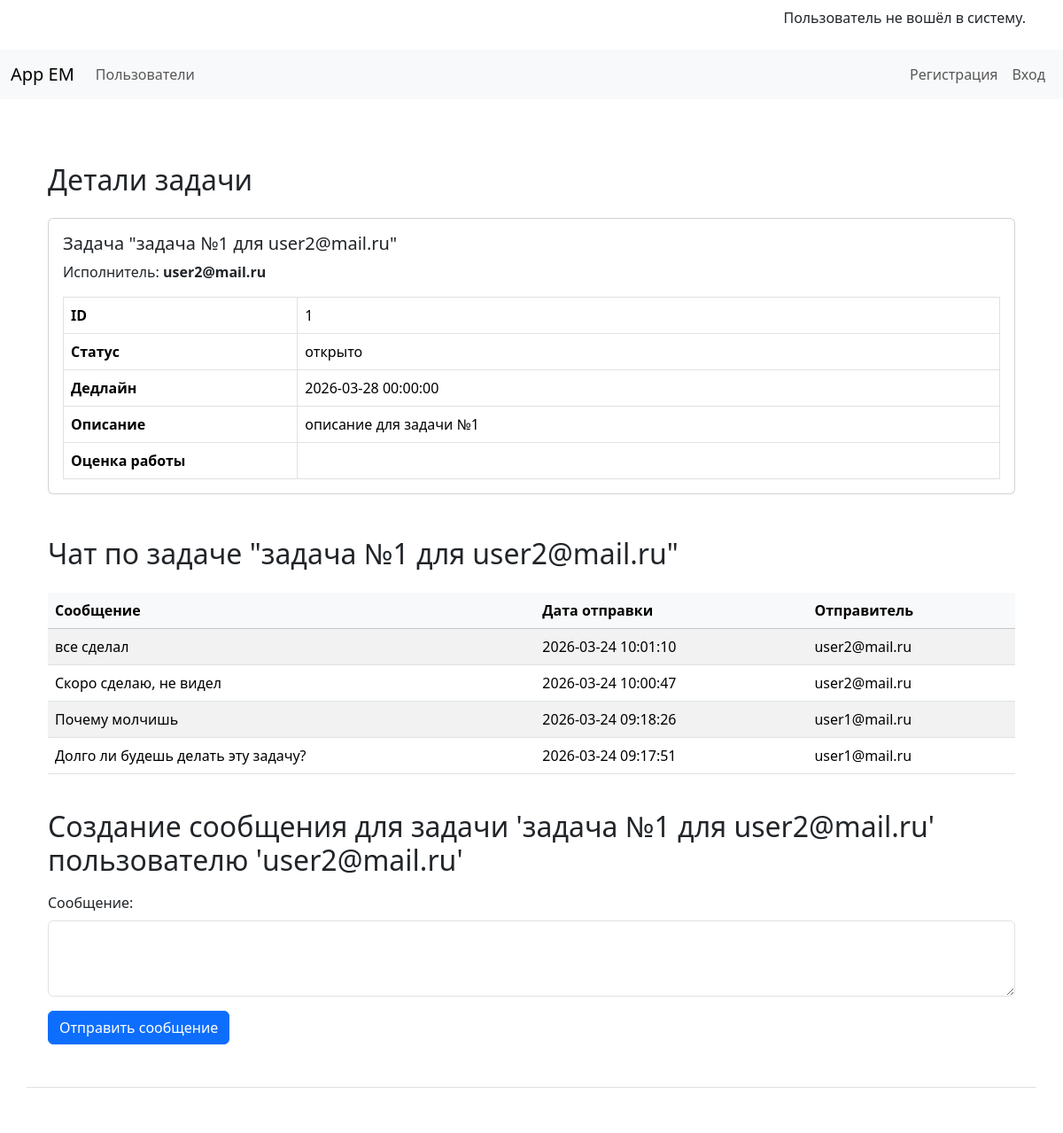
Page /task_user/1 on the earlier database version.
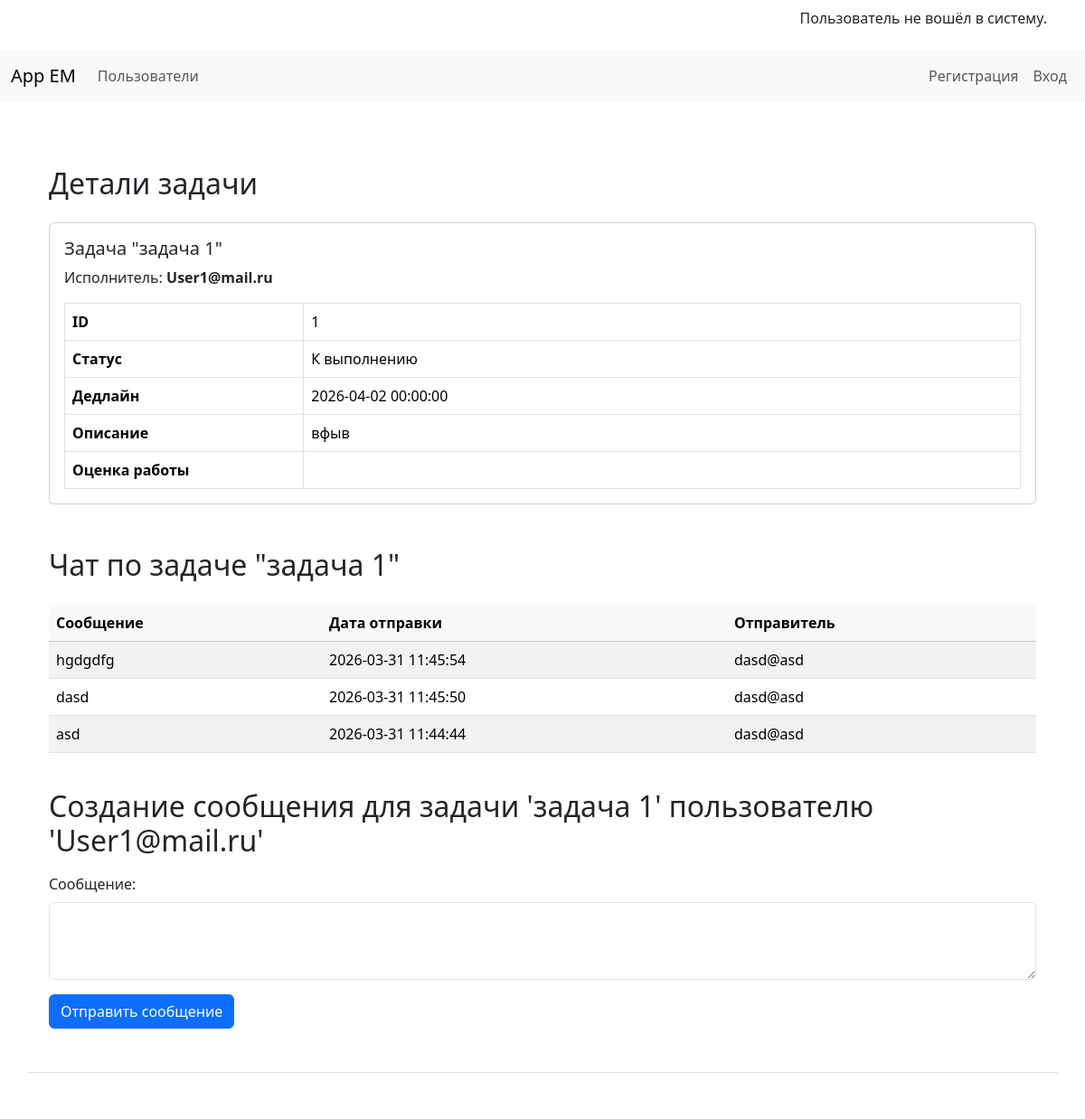
Same page on the later database version.
### app/tasks/models.py (models this page shows)
class TaskModel(Base):
    __tablename__ = "tasks"
    id = Column(Integer, primary_key=True, index=True)
    name = Column(String)
    status = Column(String, default="открыто")
    dedline = Column(DateTime)
    description = Column(String, nullable=True)
    job_evaluation = Column(Integer, nullable=True)
    executor_id = Column(Integer, ForeignKey("users.id"))
    executor = relationship("UserModel")
    team_id = Column(Integer, ForeignKey("teams.id"))
    team = relationship("TeamModel")
    chat = relationship("MessageModel", secondary=chat_messages, back_populates="task")

class MessageModel(Base):
    __tablename__ = "messages"
    id = Column(Integer, primary_key=True, index=True)
    message = Column(String)
    created_at = Column(DateTime, default=func.now())
    sender_id = Column(Integer, ForeignKey("users.id"))
    task_id = Column(Integer, ForeignKey("tasks.id"))
    sender = relationship("UserModel")
    task = relationship("TaskModel", secondary=chat_messages, back_populates="chat")

### app/users/models.py (models this page shows)
class UserModel(Base):
    __tablename__ = "users"
    id = Column(Integer, primary_key=True, index=True)
    email = Column(String, unique=True)
    role = Column(String, nullable=True)
    team_id = Column(Integer, ForeignKey("teams.id"), nullable=True)
    team = relationship("TeamModel")
    hash_password = Column(String)
    meetings = relationship(
        "MeetingModel", secondary=meeting_participants, back_populates="participants"
    )
    tasks = relationship("TaskModel")

### app/tasks/router.py (the view)
@router.get("/task_user/{task_id}", response_model=List[JobResultSchema])
async def get_task_user(
    task_id: int,
    request: Request,
    user_data: UserModel = Depends(get_current_user),
    db: Session = Depends(get_db),
):
    try:
        task_user = db.query(TaskModel).filter(TaskModel.id == task_id).first()
        return templates.TemplateResponse(
            "tasks/task.html",
            {
                "request": request,
                "current_user": user_data,
                "task_user": task_user,
                "chat": task_user.chat[::-1],
            },
        )
    except AttributeError:
        raise

### app/templates/tasks/task.html (shortened to what this page needs)
{% extends 'base.html' %}
{% block content %}
<div class="container mt-5">
    <h2 class="mb-4">Детали задачи</h2>
    <div class="card mb-4">
        <div class="card-body">
            <h5 class="card-title">Задача "{{ task_user.name }}"</h5>
            <p class="card-text">Исполнитель: <strong>{{ task_user.executor.email }}</strong></p>
            <div class="table-responsive">
                <table class="table table-bordered mb-0">
                    <tr>
                        <th scope="row" class="col-md-3">ID</th>
                        <td>{{ task_user.id }}</td>
                    </tr>
                    <tr>
                        <th scope="row">Статус</th>
                        <td>{{ task_user.status }}</td>
                    </tr>
                    <tr>
                        <th scope="row">Дедлайн</th>
                        <td>{{ task_user.dedline }}</td>
                    </tr>
                    <tr>
                        <th scope="row">Описание</th>
                        <td>{{ task_user.description }}</td>
                    </tr>
                    <tr>
                        <th scope="row">Оценка работы</th>
                        {% if task_user.job_evaluation %}
                        <td>{{ task_user.job_evaluation }}</td>
                        {% else %}
                        <td></td>
                        {% endif %}
                    </tr>
                </table>
            </div>
        </div>
    </div>
</div>
<div class="container mt-5">
    <h2 class="mb-4">Чат по задаче "{{ task_user.name }}"</h2>
    <div class="table-responsive">
        <table class="table table-striped table-hover align-middle">
            <thead class="table-light">
                <tr>
                    <th scope="col">Сообщение</th>
                    <th scope="col">Дата отправки</th>
                    <th scope="col">Отправитель</th>
                </tr>
    </thead>
            <tbody>
                {% for massage in chat %}
                <tr>
                    <td>{{ massage.message }}</td>
                    <td>{{ massage.created_at }}</td>
                    <td>{{ massage.sender.email }}</td>
                </tr>
                {% endfor %}
            </tbody>
        </table>
    </div>
</div>
<div class="container mt-4">
    <h2 class="mb-3">Создание сообщения для задачи '{{ task_user.name }}' пользователю '{{ task_user.executor.email }}'</h2>
    <form id="messageForm" class="row g-3">
        <div class="col-12">
            <label for="messageInput" class="form-label">Сообщение:</label>
            <textarea class="form-control" id="messageInput" name="message" rows="3" required></textarea>
        </div>
        <div class="col-12">
            <button type="submit" class="btn btn-primary">Отправить сообщение</button>
        </div>
    </form>
</div>
{% endblock %}

Differences in the rows shown:
no longer on this page (row edited): UserModel: executor.email "user2@mail.ru"
removed MessageModel: message "все сделал", created_at "2026-03-24 10:01:10", sender.email "user2@mail.ru"
removed MessageModel: message "Скоро сделаю, не видел", created_at "2026-03-24 10:00:47", sender.email "user2@mail.ru"
removed MessageModel: message "Почему молчишь", created_at "2026-03-24 09:18:26", sender.email "user1@mail.ru"
removed MessageModel: message "Долго ли будешь делать эту задачу?", created_at "2026-03-24 09:17:51", sender.email "user1@mail.ru"
changed TaskModel id 1: name "задача №1 для user2@mail.ru" → "задача 1"; status "открыто" → "К выполнению"; dedline "2026-03-28 00:00:00" → "2026-04-02 00:00:00"; description "описание для задачи №1" → "вфыв"
now on this page (row edited): UserModel: executor.email "User1@mail.ru"
added MessageModel: message "hgdgdfg", created_at "2026-03-31 11:45:54", sender.email "dasd@asd"
added MessageModel: message "dasd", created_at "2026-03-31 11:45:50", sender.email "dasd@asd"
added MessageModel: message "asd", created_at "2026-03-31 11:44:44", sender.email "dasd@asd"
